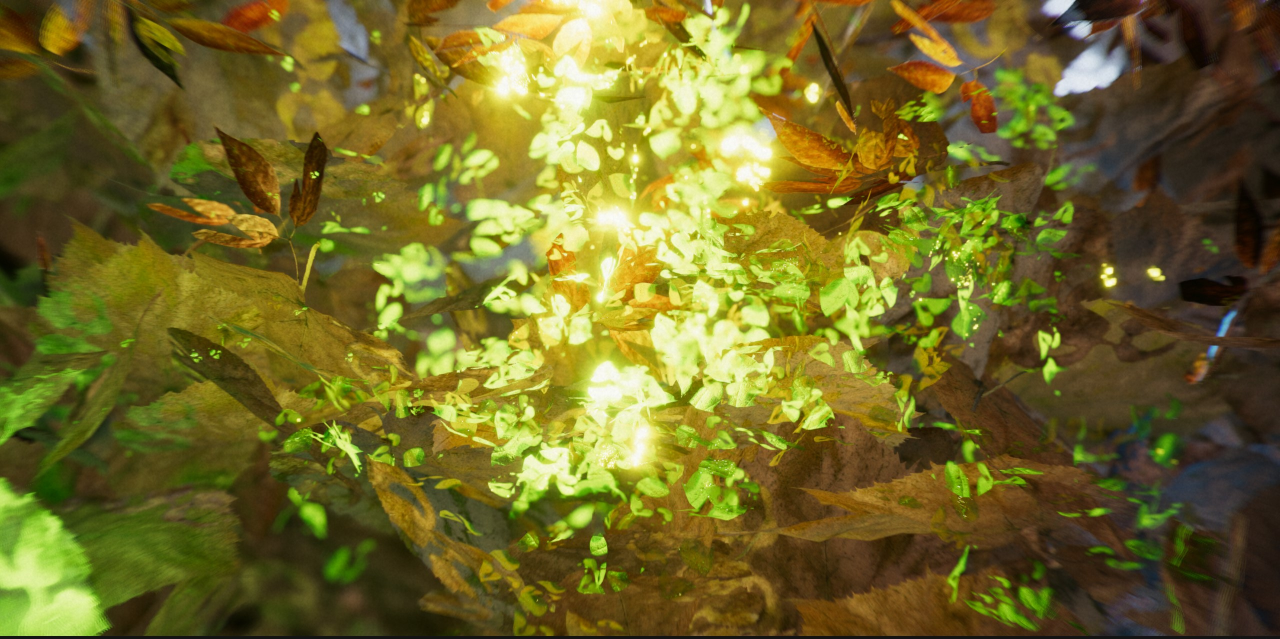
#> input picture sample_img/02.jpg, 2560 x 1277 px (shown at 1/2 size)
$ python abstract_vectoriser_dual_mode.py --image sample_img/02.jpg   (older library calls are emulated)
#> lines starting #> are read from the running program, lines starting #| are printed output that depends on the picture
import numpy as np
import math
import os
import argparse
import svgwrite
import cv2
from PIL import Image
from sklearn.cluster import KMeans
from skimage.segmentation import slic
from skimage.util import img_as_float


# ----------------------------
# IMAGE LOADING OR GENERATION
# ----------------------------
def load_or_generate_image(image_path=None, size=(200, 200)):
#> called with image_path = 'sample_img/02.jpg', size = (200, 200)
    if image_path and os.path.exists(image_path):
        image = Image.open(image_path).convert('RGB')
#> image is the input picture: PIL image 2560x1277 RGB; mean R, G, B 113.7, 105.6, 39.3
        image = image.resize(size)
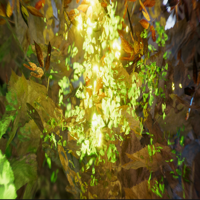
#> image: PIL image 200x200 RGB; mean R, G, B 113.7, 105.6, 39.3
        return np.array(image)
    else:
        # Generate synthetic gradient image
        img = np.zeros((size[0], size[1], 3), dtype=np.uint8)
        for i in range(size[0]):
            for j in range(size[1]):
                img[i, j] = [
                    int(127.5 + 127.5 * np.sin(i / 20)),
                    int(127.5 + 127.5 * np.cos(j / 30)),
                    int(127.5 + 127.5 * np.sin((i + j) / 40))
                ]
        return img


# ----------------------------
# SHAPE-BASED CELL ABSTRACTION
# ----------------------------
def abstract_cells(image, cell_size=20, n_colors=6, output_path="abstract_output_cells.svg"):
#> called with cell_size = 20, n_colors = 6, output_path = 'abstract_output.svg'
    h, w, _ = image.shape
#> h = 200; w = 200
    pixels = image.reshape(-1, 3)
    kmeans = KMeans(n_clusters=n_colors, random_state=0).fit(pixels)
    labels = kmeans.labels_.reshape((h, w))
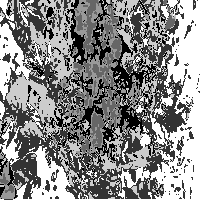
#> labels: shape (200, 200) int32; min 0, max 5, mean 2.71; drawn with min black and max white
    palette = kmeans.cluster_centers_.astype(int)
#> palette = [[160, 156, 33], [85, 73, 24], [233, 238, 172], [202, 210, 82], [122, 108, 28], [53, 43, 20]]

    # Edge detection
    gray = cv2.cvtColor(image, cv2.COLOR_RGB2GRAY)
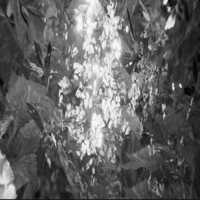
#> gray: shape (200, 200); min 4, max 252, mean 100.5
    grad_x = cv2.Sobel(gray, cv2.CV_64F, 1, 0, ksize=3)
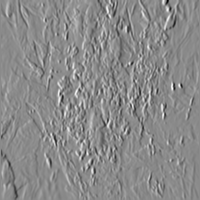
#> grad_x: shape (200, 200) float64; min -812, max 680, mean -2; drawn with min black and max white
    grad_y = cv2.Sobel(gray, cv2.CV_64F, 0, 1, ksize=3)
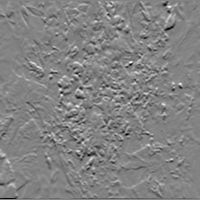
#> grad_y: shape (200, 200) float64; min -572, max 539, mean -1.9; drawn with min black and max white
    magnitude = np.sqrt(grad_x ** 2 + grad_y ** 2)
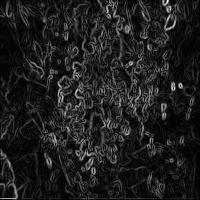
#> magnitude: shape (200, 200) float64; min 0, max 839.7, mean 100.9; drawn with min black and max white
    direction = np.arctan2(grad_y, grad_x)  # radians
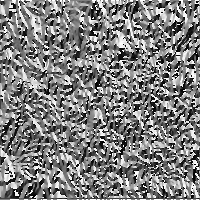
#> direction: shape (200, 200) float64; min -3.14, max 3.14, mean 0.0025; drawn with min black and max white

    dwg = svgwrite.Drawing(filename=output_path, size=(w, h))

    for y in range(0, h, cell_size):
        for x in range(0, w, cell_size):
            patch_label = labels[y, x]
            color = tuple(palette[patch_label])
            hex_color = svgwrite.rgb(color[0], color[1], color[2])
            cx, cy = x + cell_size // 2, y + cell_size // 2

            edge_mag = magnitude[y, x]
            edge_dir = direction[y, x]

            if edge_mag > 100:
                shape_type = "triangle"
            else:
                shape_type = "circle"

            if shape_type == "circle":
                dwg.add(dwg.circle(center=(cx, cy), r=cell_size // 3, fill=hex_color))
            elif shape_type == "triangle":
                points = [(-cell_size//2, cell_size//2), (cell_size//2, cell_size//2), (0, -cell_size//2)]
                rotated = []
                for px, py in points:
                    rx = px * math.cos(edge_dir) - py * math.sin(edge_dir)
                    ry = px * math.sin(edge_dir) + py * math.cos(edge_dir)
                    rotated.append((cx + rx, cy + ry))
                dwg.add(dwg.polygon(points=rotated, fill=hex_color))

    dwg.save()
    print(f"[CELL MODE] Saved to {output_path}")


# ----------------------------
# BLOB-BASED SLIC ABSTRACTION
# ----------------------------
def contour_to_svg_path(contour, scale=1.0):
    path_str = "M " + " L ".join(f"{x*scale:.2f},{y*scale:.2f}" for y, x in contour)
    return path_str + " Z"

def abstract_blobs(image, n_segments=40, compactness=10, output_path="abstract_output_blobs.svg"):
    h, w, _ = image.shape
    image_float = img_as_float(image)
    segments = slic(image_float, n_segments=n_segments, compactness=compactness, start_label=1)


    dwg = svgwrite.Drawing(filename=output_path, size=(w, h))
    dwg.defs.add(dwg.style("path { stroke: none; stroke-width: 0; }"))
    unique_segments = np.unique(segments)

    for seg_id in unique_segments:
        mask = (segments == seg_id).astype(np.uint8)
        r, g, b = np.mean(image[segments == seg_id], axis=0).astype(int)
        hex_color = svgwrite.rgb(r, g, b)

        contours, _ = cv2.findContours(mask, cv2.RETR_EXTERNAL, cv2.CHAIN_APPROX_SIMPLE)
        for contour in contours:
            contour = contour.squeeze()
            if len(contour.shape) == 2 and contour.shape[0] >= 3:
                path_data = contour_to_svg_path(contour)
                dwg.add(dwg.path(d=path_data, fill=hex_color, stroke="none", stroke_width=0))

    dwg.save()
    print(f"[BLOB MODE] Saved to {output_path}")


# ----------------------------
# MAIN ENTRY POINT
# ----------------------------
if __name__ == "__main__":
    parser = argparse.ArgumentParser(description="Dual-mode abstract vectoriser for vinyl-cuttable SVGs.")
    parser.add_argument("--image", type=str, default=None, help="Path to input image (optional)")
    parser.add_argument("--output", type=str, default="abstract_output.svg", help="Output SVG path")
    parser.add_argument("--mode", type=str, choices=["cell", "blob"], default="cell", help="Abstraction mode: 'cell' or 'blob'")
    parser.add_argument("--cell_size", type=int, default=20, help="Grid cell size for cell mode")
    parser.add_argument("--colors", type=int, default=6, help="Number of dominant colours (cell mode)")
    parser.add_argument("--segments", type=int, default=40, help="Number of SLIC segments (blob mode)")
    parser.add_argument("--compactness", type=float, default=10.0, help="SLIC compactness (blob mode)")

    args = parser.parse_args()
    image = load_or_generate_image(args.image)

    if args.mode == "cell":
        abstract_cells(image, cell_size=args.cell_size, n_colors=args.colors, output_path=args.output)
#> (the call stopped at in abstract_cells, `dwg = svgwrite.Drawing(filename=output_path, size=(w, h))`: svgwrite is not available in this run)
    else:
        abstract_blobs(image, n_segments=args.segments, compactness=args.compactness, output_path=args.output)

$ run again, on sample_img/04.jpg
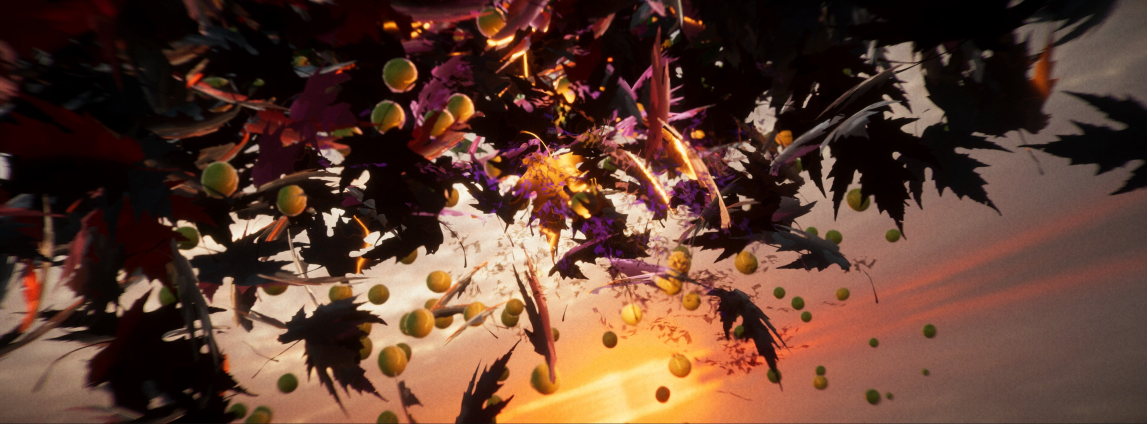
#> input picture sample_img/04.jpg, 3440 x 1272 px (shown at 1/3 size)
#> in load_or_generate_image, image is the input picture: PIL image 3440x1272 RGB; mean R, G, B 94.9, 62.7, 48.6
#> image: PIL image 200x200 RGB
#> in abstract_cells, `labels = kmeans.labels_.reshape((h, w))`:
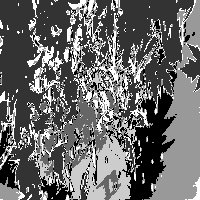
#> labels: shape (200, 200) int32; min 0, max 5, mean 2.09; drawn with min black and max white
#> palette = [[166, 105, 82], [16, 5, 4], [229, 198, 163], [109, 74, 63], [224, 155, 95], [65, 34, 27]]
#> in abstract_cells, `direction = np.arctan2(grad_y, grad_x)`:
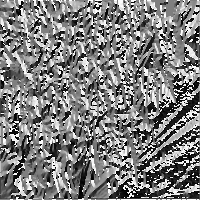
#> direction: shape (200, 200) float64; min -3.14, max 3.14, mean -0.0311; drawn with min black and max white

$ run again, on sample_img/05.jpg
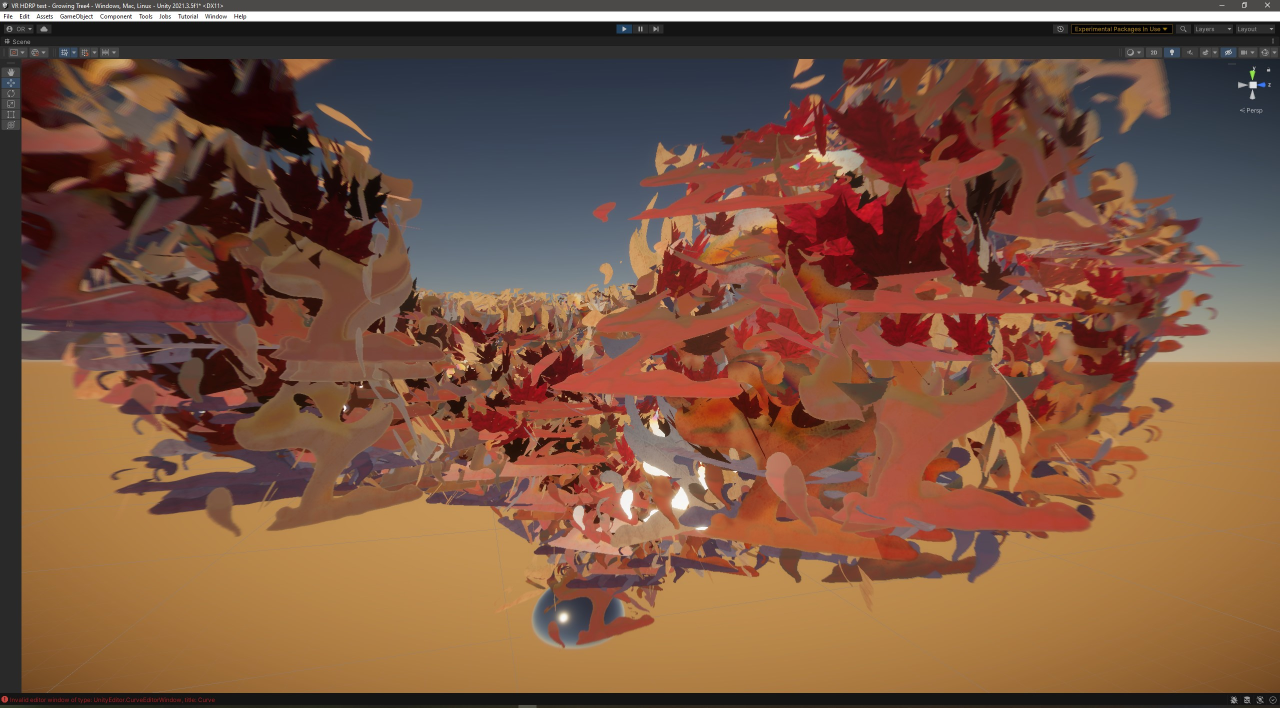
#> input picture sample_img/05.jpg, 2560 x 1415 px (shown at 1/2 size)
#> in load_or_generate_image, image is the input picture: PIL image 2560x1415 RGB; mean R, G, B 123.6, 85.7, 64.7
#> image: PIL image 200x200 RGB
#> in abstract_cells, `labels = kmeans.labels_.reshape((h, w))`:
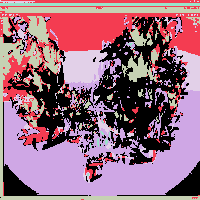
#> labels: shape (200, 200) int32; 6 distinct labels, from 0 to 5; one colour per label, 0 black
#> palette = [[138, 76, 53], [66, 60, 65], [176, 126, 74], [47, 23, 21], [106, 105, 109], [229, 228, 226]]
#> in abstract_cells, `direction = np.arctan2(grad_y, grad_x)`:
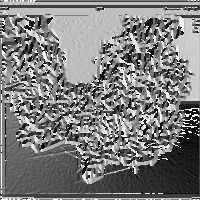
#> direction: shape (200, 200) float64; min -3.14, max 3.14, mean -0.0536; drawn with min black and max white

$ run again, on sample_img/01.png
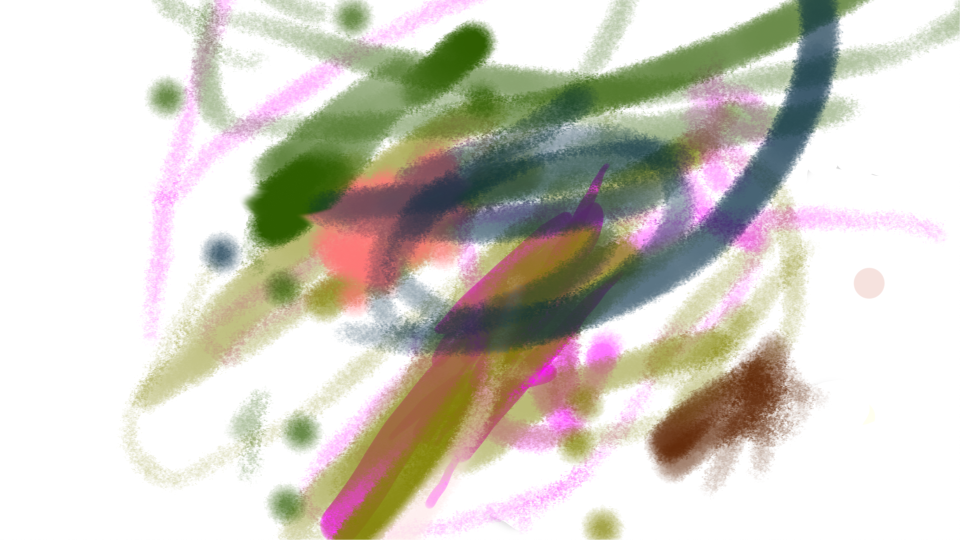
#> input picture sample_img/01.png, 1920 x 1080 px (shown at 1/2 size)
#> labels: shape (200, 200) int32; 6 distinct labels, from 0 to 5
#> palette = [[218, 209, 200], [101, 120, 101], [181, 166, 137], [253, 250, 253], [152, 114, 69], [68, 83, 52]]
#> in abstract_cells, `direction = np.arctan2(grad_y, grad_x)`:
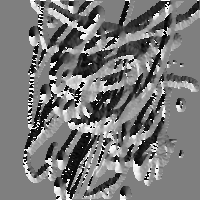
#> direction: shape (200, 200) float64; min -3.14, max 3.14, mean -0.175; drawn with min black and max white
